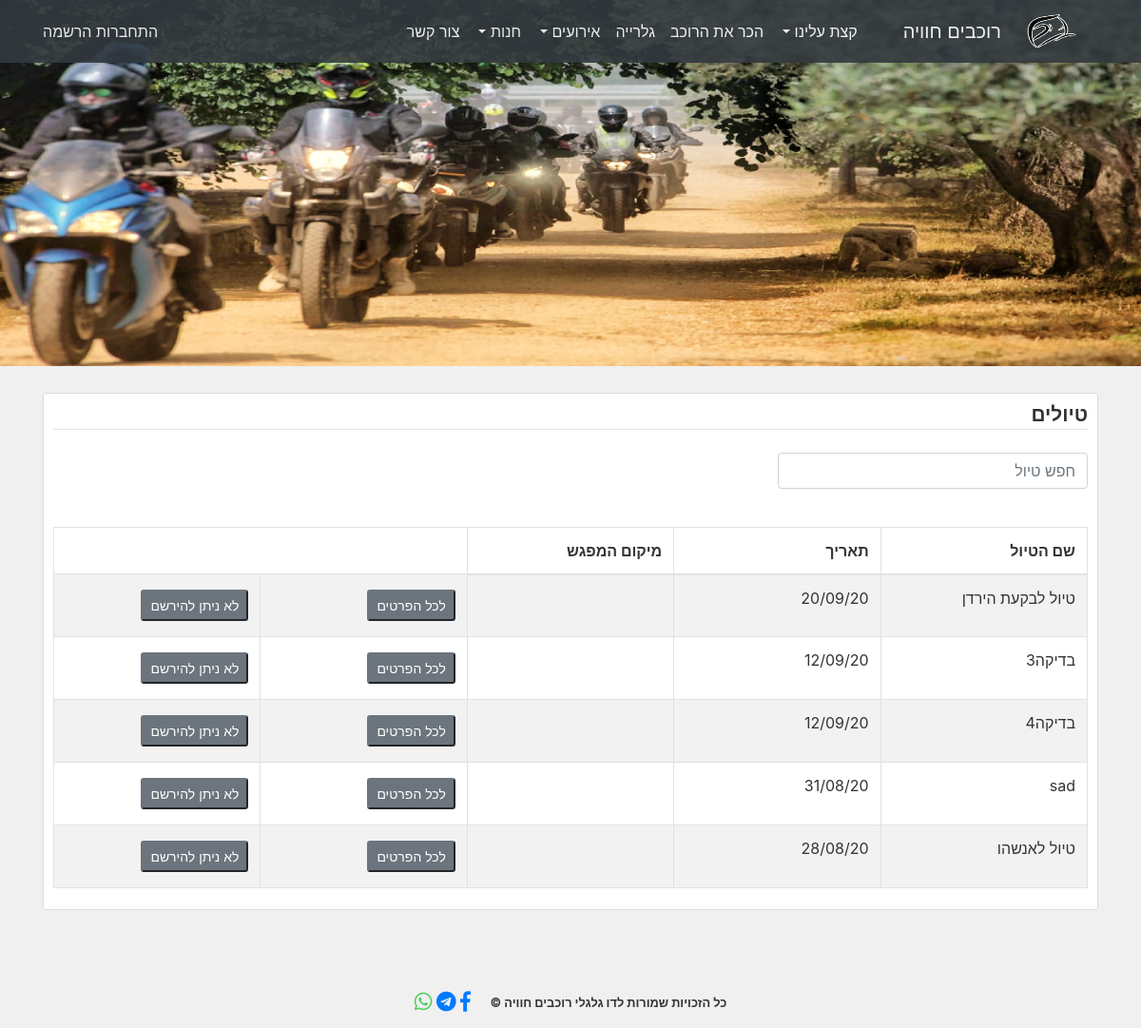
Screenshot of /rides/ with the database file from the repository.
### events/models.py (models this page shows, shortened)
class events(models.Model):
    title = models.CharField(max_length=100)
    type_event = models.CharField(max_length = 10,choices=type_event_choices, default='ride')
    event_date = models.DateTimeField(default=timezone.now)
    author = models.ForeignKey(User, on_delete=models.CASCADE)
    content = models.TextField(default='')
    subscribed_to_event = models.TextField(blank = True, null = True ,default='')
    attended_to_event = models.IntegerField(default=0)
    address = map_fields.AddressField(max_length=200)
    google_map = models.CharField(max_length=500,default='')
    @property
    def check_if_date_passed(self):
        return timezone.now() > self.event_date

### events/views.py (the view, shortened to what this page needs)
# urls.py: path('rides/', views.rides, name="rides"),
def rides(request):
    var = {'rides': events.objects.filter(type_event='ride').order_by('-event_date')}
    return render(request, 'events/rides.html',var)

### events/templates/events/rides.html (shortened to what this page needs)
{% extends "home/base.html" %}
{% block content %}
{% load custom_tags %}
<article class="media content-section">
    <div class="media-body text">
        <legend class="border-bottom mb-4 title">
            טיולים
        </legend>
          <p class="article-content">
            <input class="form-control" id="myInput" type="text" placeholder="חפש טיול" style="display: inline-block;   position:relative;
            width:30%;">
            <br>
            <br>
            <table class="table table-bordered table-striped" style="position:relative;
            width:100%;">
                <thead>
                <tr>
                    <th>שם הטיול</th>
                    <th>תאריך</th>
                    <th>מיקום המפגש</th>
                </tr>
                </thead>
                <tbody id="myTable">
                  {% for ride in rides %}
                    <tr>
                    <td>{{ride.title}}</td>
                    <td>{{ride.event_date |date:'d/m/y' }}</td>
                    <td>{{ride.address}}</td>
                    <td>
                        <button class="btn-secondary btn-sm mt-1 mb-1" data-toggle="modal"  data-target="#{{ride.id}}" style="float: right;" href="#">לכל הפרטים</button>
                    </td>
                    <td>
                      {% if not ride.check_if_date_passed %}
                        {% if user.is_authenticated %}
                            {% if user.username in ride.subscribed_to_event.split %}
                              <form method="POST">
                                {% csrf_token %}
                                <input value="{{ ride.id }}" name= "id" hidden>
                                <button class = "btn-danger btn-sm mt-1 mb-1" type="submit" value="Click" name= "undo_reg_ride">ביטול הרשמה</button>
                              </form>
                              {% else %}
                              <button class="btn-info btn-sm mt-1 mb-1" data-toggle="modal"  data-target="#register_ride{{ ride.id }}" style="float: right;" href="#">הרשמה לטיול</button>
                              <div class="modal fade" id="register_ride{{ ride.id }}" role="dialog">
                                <div class="modal-dialog">
                                  <div class="modal-content">
                                    <div class="modal-header">
                                      <button type="button" class="close" data-dismiss="modal">&times;</button>
                                      <h4 class="modal-title text" style="text-align: right;">הרשמה לטיול</h4>
                                      <p style="margin: 0 auto;"></p>
                                    </div>
                                    <div class="modal-body">
                                      <form method="POST">
                                        {% csrf_token %}
                                        <input type="checkbox" class="form-check-input" name="extra_pass" id="extra_pass">
                                        <label class="form-check-label" for="extra_pass">---מגיעים עם מורכב</label>
                                        <input value="{{ ride.id }}" name= "id" hidden>
                                        <br><br>
                                        <button class = "btn-success btn-sm mt-1 mb-1" type="submit" value="Click" name= "reg_ride">אישור הרשמה</button>
                                      </form>
                                    </div>
                                    <div class="modal-footer">
                                      <button type="button" class="btn btn-default" data-dismiss="modal">סגור</button>
                                    </div>
                                  </div>
                                </div>
                              </div>
                            {% endif %}
                        {% else %}
                          <a class="btn-secondary btn-sm mt-1 mb-1" href="{% url 'login' %}">התחברו כדי להירשם</a>
                        {% endif %}
                        {%else%}
                        <button  class="btn-secondary btn-sm mt-1 mb-1 btn-disable" disabled href="#">לא ניתן להירשם</button >
                      {% endif %}
                    </td>
                    </tr>
                    {% endfor %}
                </tbody>
            </table>
            </p>
      </div>
  </article>
{% endblock content %}

### home/static/base/main.css (style rules this page uses)
.text { text-align: right; direction: rtl; }
.title { font-size: 130%; font-weight: bold; }
.content-section { background: #ffffff; padding: 6px 10px; border: 1px solid #dddddd; border-radius: 3px; margin-bottom: 20px; margin-top: -20px; position:relative; width:auto; }
body { background: #f0f0f0; color: #333333; position: absolute; width: 100%; }

### events/templates/events/rides.html (style rules this page uses)
body { margin:0;padding:0; }
table { table-layout:fixed; }
td { overflow: hidden; text-overflow: ellipsis; word-wrap: break-word; }

### rows the page displays
events: title "טיול לבקעת הירדן", event_date "20/09/20", shows "לא ניתן להירשם"
events: title "בדיקה3", event_date "12/09/20", shows "לא ניתן להירשם"
events: title "בדיקה4", event_date "12/09/20", shows "לא ניתן להירשם"
events: title "sad", event_date "31/08/20", shows "לא ניתן להירשם"
events: title "טיול לאנשהו", event_date "28/08/20", shows "לא ניתן להירשם"
